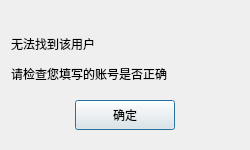
<?xml version="1.0" encoding="UTF-8"?>
<ui version="4.0">
 <class>FindFailedDialog</class>
 <widget class="QDialog" name="FindFailedDialog">
  <property name="geometry">
   <rect>
    <x>0</x>
    <y>0</y>
    <width>250</width>
    <height>150</height>
   </rect>
  </property>
  <property name="windowTitle">
   <string>Dialog</string>
  </property>
  <layout class="QVBoxLayout" name="verticalLayout">
   <item>
    <spacer name="verticalSpacer">
     <property name="orientation">
      <enum>Qt::Orientation::Vertical</enum>
     </property>
     <property name="sizeType">
      <enum>QSizePolicy::Policy::Fixed</enum>
     </property>
     <property name="sizeHint" stdset="0">
      <size>
       <width>20</width>
       <height>20</height>
      </size>
     </property>
    </spacer>
   </item>
   <item>
    <widget class="QLabel" name="fail_tip">
     <property name="minimumSize">
      <size>
       <width>0</width>
       <height>25</height>
      </size>
     </property>
     <property name="maximumSize">
      <size>
       <width>16777215</width>
       <height>25</height>
      </size>
     </property>
     <property name="text">
      <string>无法找到该用户</string>
     </property>
    </widget>
   </item>
   <item>
    <widget class="QLabel" name="fail_tip2">
     <property name="maximumSize">
      <size>
       <width>16777215</width>
       <height>25</height>
      </size>
     </property>
     <property name="text">
      <string>请检查您填写的账号是否正确</string>
     </property>
    </widget>
   </item>
   <item>
    <widget class="QWidget" name="widget" native="true">
     <layout class="QHBoxLayout" name="horizontalLayout">
      <item>
       <widget class="ClickedBtn" name="fail_sure_btn">
        <property name="minimumSize">
         <size>
          <width>100</width>
          <height>30</height>
         </size>
        </property>
        <property name="maximumSize">
         <size>
          <width>100</width>
          <height>30</height>
         </size>
        </property>
        <property name="text">
         <string>确定</string>
        </property>
       </widget>
      </item>
     </layout>
    </widget>
   </item>
  </layout>
 </widget>
 <customwidgets>
  <customwidget>
   <class>ClickedBtn</class>
   <extends>QPushButton</extends>
   <header>clickedbtn.h</header>
  </customwidget>
 </customwidgets>
 <resources/>
 <connections/>
</ui>
